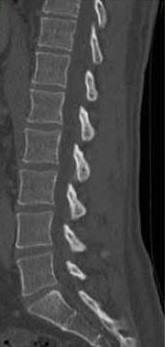
#> input picture hank/normal.jpg, 165 x 347 px; its folder holds only this picture in this run
$ python -i functions3.py   (imports and definitions only)   (older library calls are emulated)
#> lines starting #> are read from the running program, lines starting #| are printed output that depends on the picture; after the words box and inside, x2 and y2 are one past the last pixel; in counts of white or black regions, pixels touching at a corner belong together
#> further down, picture is the input picture: shape (347, 165, 3); mean B, G, R 68.9, 68.9, 68.9
import cv2
import numpy as np
import pandas as pd
from sklearn.cluster import MiniBatchKMeans


# [63 lines left out: functions Quanlification, Inhence, middle_color, not called in this run]


def mor(img):

    img = cv2.cvtColor(img, cv2.COLOR_BGRA2GRAY)


    kernel1 = cv2.getStructuringElement(cv2.MORPH_RECT, (3, 3))
    kernel2 = cv2.getStructuringElement(cv2.MORPH_RECT, (2, 2))

    mor = cv2.morphologyEx(img, cv2.MORPH_OPEN, kernel2, iterations=2)
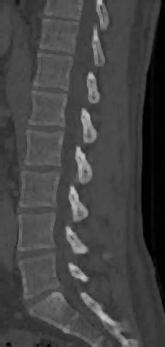
#> mor: shape (347, 165); min 0, max 192, mean 67.3


    # floodfill external's area
    image1, contours, hierarchy = cv2.findContours(
        mor, cv2.RETR_CCOMP, cv2.CHAIN_APPROX_SIMPLE)
#> contours = 27 contours, 15 with area under 20; largest, box (x1, y1, x2, y2) and area: (0, 0, 165, 347) 55944, (142, 185, 152, 243) 264, (142, 153, 150, 181) 130, (155, 37, 162, 59) 80, (158, 105, 162, 131) 73


    for i in range(0,len(contours)):
       if hierarchy[0][i][3] != -1 :   #it has not parent contour
           draw=[]
           draw.append(contours[i])
           cv2.drawContours(mor, draw, -1, (255, 255, 255), thickness=cv2.FILLED)
#> this loop made 27 passes
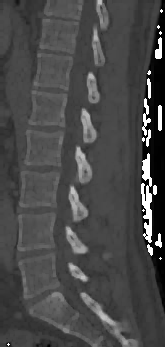
#> mor: shape (347, 165); 2.15% of pixels changed, all inside (x1, y1, x2, y2) = (7, 9, 163, 346)


    mor = cv2.erode(mor, kernel1, iterations=3)
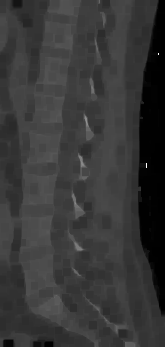
#> mor: shape (347, 165); min 0, max 255, mean 55.1
    mor = cv2.dilate(mor, kernel1, iterations=3)
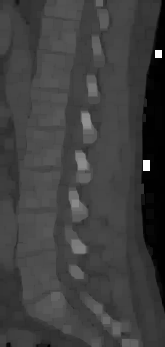
#> mor: shape (347, 165); min 0, max 255, mean 63.1


    mor = cv2.cvtColor(mor, cv2.COLOR_GRAY2BGR)
#> mor: shape (347, 165, 3)
    return mor


# [90 lines left out: functions endpoint_attribution, draw, not called in this run]

>>> import cv2
>>> picture = cv2.imread('../normal.jpg')
>>> result = mor(picture)
